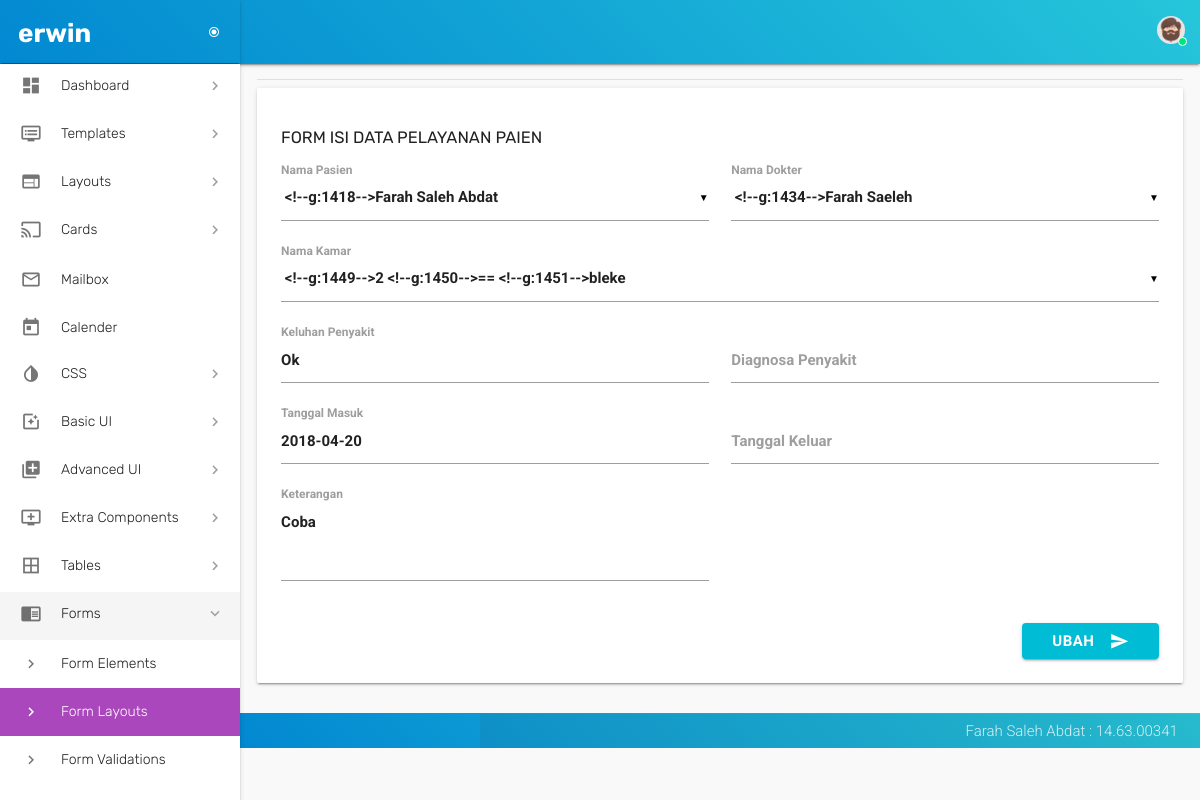
The page /pelayanan_form_ubah.php?id_pelayanan=2 (signed in) on the database as committed earlier.
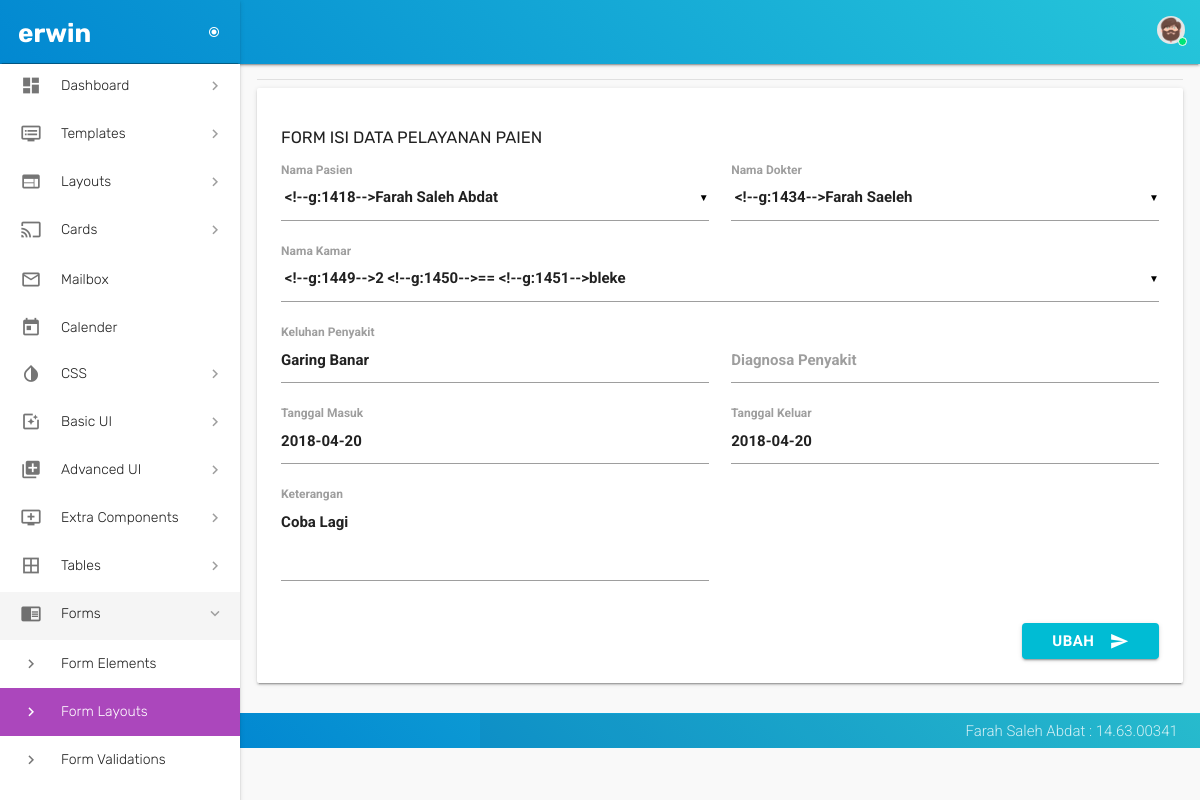
The same page on the database as committed later.
### tables this page shows
CREATE TABLE `pelayanan` (
  `id_pelayanan` int(21) NOT NULL,
  `id_pasien` int(21) NOT NULL,
  `id_pegawai` int(21) NOT NULL,
  `id_kamar` int(21) NOT NULL,
  `keluhan` varchar(30) NOT NULL,
  `diagnosa` varchar(30) DEFAULT NULL,
  `tgl_masuk` date NOT NULL,
  `tgl_keluar` date DEFAULT NULL,
  `keterangan` text NOT NULL
);

### pelayanan_form_ubah.php (the view, shortened to what this page needs)
<?php
 if (empty($_SESSION['username'])) {
 header("location:login_form.php");
 }
 else {
 ?>
<!DOCTYPE html>
<html lang="en">
  <head>
    <link href="assets/css/select2/select2.css" type="text/css" rel="stylesheet">
    <link href="assets/css/materialize.css" type="text/css" rel="stylesheet">
    <link href="assets/css/style.css" type="text/css" rel="stylesheet">
    <link href="assets/css/custom.css" type="text/css" rel="stylesheet">
    <link href="assets/css/perfect-scrollbar.css" type="text/css" rel="stylesheet">
    <link href="assets/css/jquery-jvectormap.css" type="text/css" rel="stylesheet">
    <link href="assets/css/flag-icon.min.css" type="text/css" rel="stylesheet">
  </head>
  <body>
  <?php include 'config/header.php'; ?>
  <?php include 'config/menu.php'; ?>
  <section id="content">
      <div class="container">
        <div class="section">
          <div class="divider"></div>
            <div class="row">
              <div class="col s12 m12 l12">
                <div class="card-panel">
                  <h4 class="header2">Form Isi Data Pelayanan Paien</h4>
                  <div class="row">
                   <?php
                  include 'config/koneksiDB.php';
                  $id_pelayanan  = $_GET['id_pelayanan'];
                  $query         = "SELECT * FROM pelayanan WHERE id_pelayanan='$id_pelayanan'";
                  $hasil         = mysqli_query($koneksi, $query);
                   foreach ($hasil as $data)
                  {
                        $keluhan    = $data['keluhan'];
                        $diagnosa   = $data['diagnosa'];
                        $tgl_masuk  = $data['tgl_masuk'];
                        $tgl_keluar = $data['tgl_keluar'];
                        $keterangan = $data['keterangan'];
                   }
                ?>
                    <form class="col s12" action="pelayanan_proses_ubah.php" method="POST">
                      <div class="row">
                        <div class="input-field col s6">
                           <label for="id_pasien">Nama Pasien</label>
                        </div>
                        <div class="input-field col s6">
                           <label for="id_pegawai">Nama Dokter</label>
                        </div>
                    </div>
                    <div class="row">
                      <div class="input-field col s12">
                           <label for="id_kamar">Nama Kamar</label>
                        </div>
                     </div>
                      <div class="row">
                        <div class="input-field col s6">
                          <input type="text" name="keluhan" required="required" value="<?php echo $keluhan; ?>">
                          <label for="keluhan">Keluhan Penyakit</label>
                        </div>
                        <div class="input-field col s6">
                          <input type="text" name="diagnosa" required="required" value="<?php echo $diagnosa; ?>">
                          <label for="diagnosa">Diagnosa Penyakit</label>
                        </div>
                      </div>
                      <div class="row">
                      <div class="input-field col s6">
                          <input type="text" class="datepicker" name="tgl_masuk" required="required" value="<?php echo $tgl_masuk; ?>">
                          <label for="dob">Tanggal Masuk</label>
                        </div>
                        <div class="input-field col s6">
                          <input type="text" class="datepicker" name="tgl_keluar" required="required" value="<?php echo $tgl_keluar; ?>">
                          <label for="dob">Tanggal Keluar</label>
                        </div>
                      </div>
                      <div class="row">
                        <div class="input-field col s6">
                          <textarea name="keterangan" id="message5" class="materialize-textarea" length="120" required="required"><?php echo $keterangan; ?></textarea>
                          <label for="message">Keterangan</label>
                       </div>
                     </div>
                        <div class="row">
                          <div class="input-field col s12">
                            <button class="btn cyan waves-effect waves-light right" type="submit" name="ubah_pelayanan">Ubah
                              <i class="material-icons right">send</i>
                            </button>
                          </div>
                        </div>
                      </div>
                  </div>
                </div>
              </div>
            </div>
          </div>
  </section>
     <?php include 'config/footer.php'; ?>
  </body>
</html>
<?php } ?>

Rows that differ between the two databases and show on the page:
changed pelayanan: keluhan "Ok" → "Garing Banar"; tgl_keluar (not shown) → "2018-04-20"; keterangan "Coba" → "Coba Lagi"
